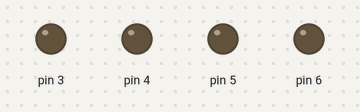
The sketch below on a simulated Arduino Uno, built with avr-gcc and run on an emulated ATmega328P. Shown: output pins drawn as LEDs (lit = HIGH). Pins used as bus, display or sensor lines are not drawn.

Above: at 0.1 s.
At 3.1 s:
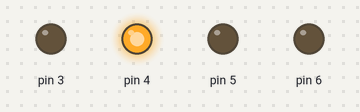
At 9.1 s:
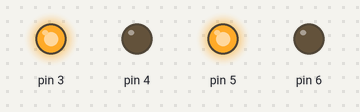
At 19.1 s:
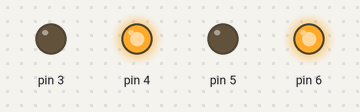
At 27.1 s:
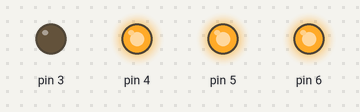
At 37.1 s:
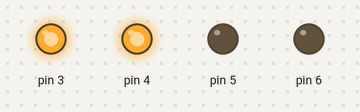
Timing chart, 0 to 40.0 s (numbered marks = the images above):
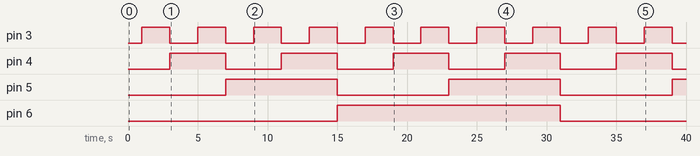

Measured:
- by itself, pin 3: alternates HIGH for 2.0 s and LOW for 2.0 s
- by itself, pin 4: alternates HIGH for 4.0 s and LOW for 4.0 s
- by itself, pin 5: alternates HIGH for 8.0 s and LOW for 8.0 s
- by itself, pin 6: LOW → HIGH at 15.0 s, → LOW 16.0 s later

The sketch:

0511_JK_CLk.ino
```cpp
int clkstate = 0;
int aold = 0; int asending = 0;
int bold = 0; int bsending = 0;
int cold = 0; int csending = 0;
int dold = 0; int dsending = 0;

void setup() {
  // put your setup code here, to run once:
  pinMode(2, OUTPUT); // CLK

  pinMode(3, OUTPUT); // a
  pinMode(4, OUTPUT); // b
  pinMode(5, OUTPUT); // c
  pinMode(6, OUTPUT); // d
}

void loop() {
  // put your main code here, to run repeatedly:

  JK7476(clk(), &aold, &asending, 3);
  JK7476(asending, &bold, &bsending, 4);
  JK7476(bsending, &cold, &csending, 5);
  JK7476(csending, &dold, &dsending, 6);
  delay(1000);
  asending = 0;
  bsending = 0;
  csending = 0;
  dsending = 0;
}

int clk(){ // 0과 1을 반복해서 반환
  if(clkstate){
    clkstate = 0;
    digitalWrite(2,HIGH);
    return 1;
  }
  else{
    clkstate = 1;
    digitalWrite(2,LOW);
    return 0;
  }
}

void JK7476(int clk, int *old, int *sending, int pin){
  // clk는  전 단계로 부터 sending을 받음
  // old는 해당 핀의 전 상태
  // sending은 다음 단계로 보내는 출력

  if(clk){
    // 전 단계에서 sending 을 받으면
    if(*old){
      // 만약 이전 내용이 1 이라면
      digitalWrite(pin,  LOW);
      *sending = 1;
      // 다음단계를 위한 출력에 1을 주고
      *old = 0;
      // 현재 low임으로 0을 준다
    }
    else{
      // 만약 이전 내용이 0 이라면
      digitalWrite(pin,  HIGH);
      *old = 1;
      // 현재 low임으로 0을 준다
    }

  }
  else{

  }
}
```
